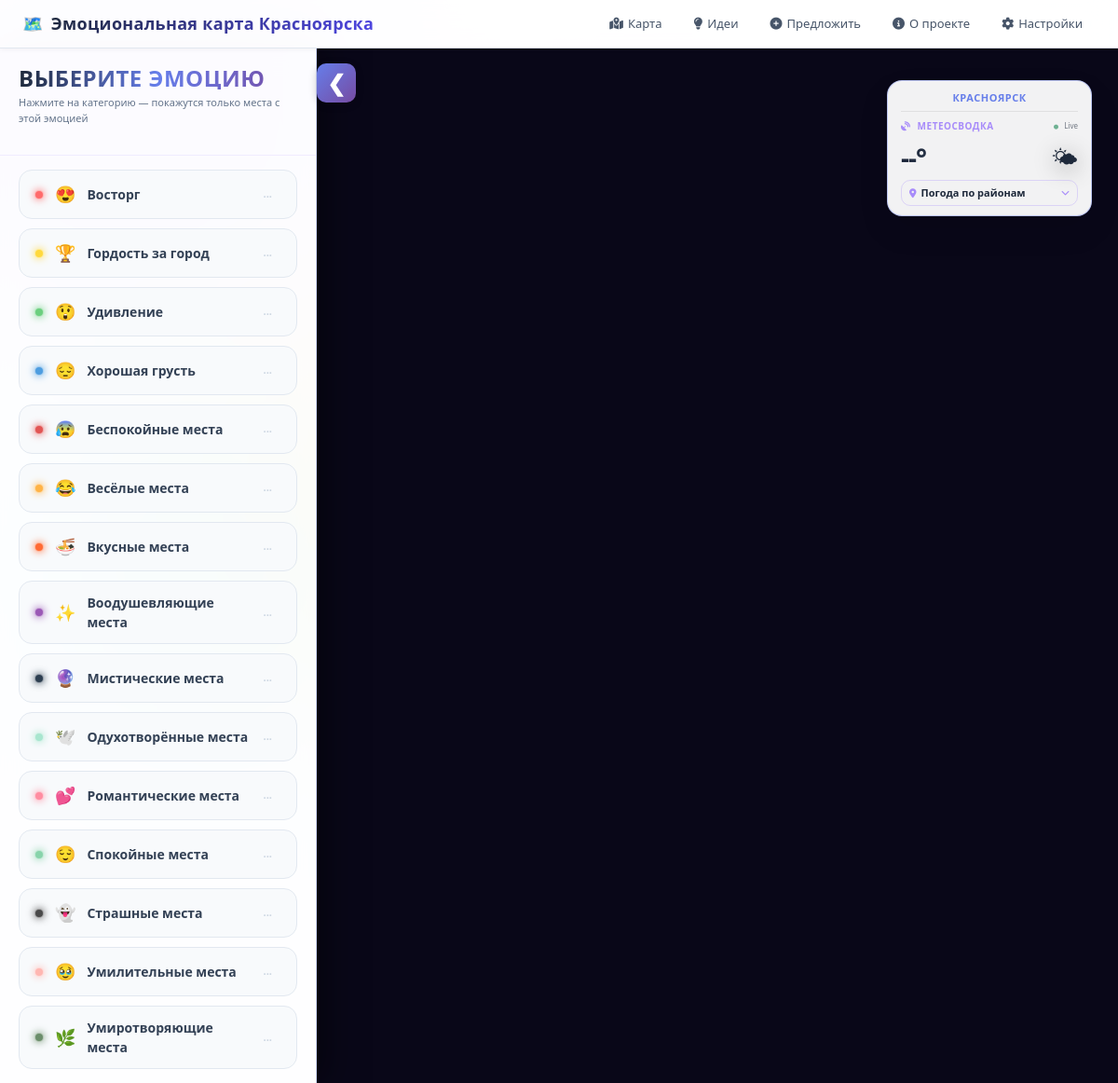
The page / on the database its author committed.
### models.py (models this page shows)
class Category(Base):
    __tablename__ = 'categories'
    id = Column(Integer, primary_key=True)
    name = Column(String(100), unique=True, nullable=False)
    icon = Column(String(50), nullable=False, default='📍')
    color = Column(String(7), nullable=False, default='#FF6B6B')
    is_active = Column(Boolean, default=True)
    places = relationship("Place", back_populates="category")

### app.py (the view)
@app.route("/")
def index():
    categories = db_session.query(Category).filter(Category.is_active == True).all()
    return render_template("index.html", categories=categories)

### app.py (called while the page is built)
@app.teardown_appcontext
def shutdown_session(exception=None):
    db_session.remove()

### templates/index.html (shortened to what this page needs)
{% extends "base.html" %}
{% block content %}
<div class="map-container">
    <div class="sidebar" id="sidebar">
        <div class="sidebar-header">
            <h2>Выберите эмоцию</h2>
            <p>Нажмите на категорию — покажутся только места с этой эмоцией</p>
        </div>
        <div class="category-scroll-area">
            {% for cat in categories %}
            <div class="category-item" data-category-id="{{ cat.id }}" onclick="filterCategory({{ cat.id }}, this)">
                <div class="category-info">
                    <span class="color-indicator-dot" style="background: {{ cat.color }}; color: {{ cat.color }};"></span>
                    <span class="category-icon">{{ cat.icon }}</span>
                    <span class="category-name">{{ cat.name }}</span>
                </div>
                <span class="category-count" id="cat-count-{{ cat.id }}">...</span>
            </div>
            {% endfor %}
        </div>
    </div>
    <button class="toggle-sidebar-btn" id="toggleSidebarBtn">❮</button>
    <div class="map-wrapper">
        <div class="weather-widget" id="weatherMainWidget">
            <div class="weather-city-top">Красноярск</div>
            <div class="weather-header">
                <span class="weather-title"><i class="fas fa-satellite-dish me-1"></i> Метеосводка</span>
                <span style="font-size:8px; opacity:0.6;"><i class="fas fa-circle text-success me-1" style="font-size:5px;"></i> Live</span>
            </div>
            <div class="weather-main-data">
                <span id="weatherTemp" class="weather-temp">--°</span>
                <span id="weatherIconSlot" class="weather-icon">🌤</span>
            </div>
            <div class="weather-location-box" id="districtHoverBox">
                <div class="selected-district" id="selectedDistrictDisplay">
                    <i class="fas fa-map-marker-alt"></i>
                    <span id="selectedDistrictName">Погода по районам</span>
                </div>
                <i class="fas fa-chevron-down chevron-icon"></i>
            </div>
        </div>
        <div id="map"></div>
    </div>
</div>
{% endblock %}

### templates/base.html (shortened to what this page needs)
<!DOCTYPE html>
<html lang="ru">
<head>
    <link href="https://cdn.jsdelivr.net/npm/bootstrap@5.3.0/dist/css/bootstrap.min.css" rel="stylesheet">
    <link rel="stylesheet" href="https://cdnjs.cloudflare.com/ajax/libs/font-awesome/6.4.0/css/all.min.css">
</head>
<body id="body">
    <div class="bg-animation">
    </div>
    <div class="top-bar">
        <a href="/" class="logo">
            🗺️ <span class="logo-text">Эмоциональная карта Красноярска</span>
        </a>
        <div class="nav-links">
            <a href="/"><i class="fas fa-map-marked-alt"></i> Карта</a>
            <a href="/ideas"><i class="fas fa-lightbulb"></i> Идеи</a>
            <a href="/suggest"><i class="fas fa-plus-circle"></i> Предложить</a>
            <a href="/about"><i class="fas fa-info-circle"></i> О проекте</a>
            <a href="/settings"><i class="fas fa-cog"></i> Настройки</a>
        </div>
    </div>
    <div class="main-container">
        <div class="container-fluid p-0">
            {% block content %}{% endblock %}
        </div>
    </div>
</body>
</html>

### templates/base.html (style rules this page uses)
* { margin: 0; padding: 0; box-sizing: border-box; }
body { font-family: 'Segoe UI', system-ui, -apple-system, sans-serif; background: #0a0a1a; min-height: 100vh; position: relative; overflow-x: hidden; }
.bg-animation { position: fixed; top: 0; left: 0; width: 100%; height: 100%; z-index: 0; overflow: hidden; pointer-events: none; }
body.light-theme { background: linear-gradient(135deg, #f8fafc 0%, #eef2ff 50%, #f1f5f9 100%); }
.top-bar { background: linear-gradient(90deg, rgba(26, 21, 54, 0.85) 0%, rgba(15, 12, 41, 0.9) 100%); backdrop-filter: blur(16px); -webkit-backdrop-filter: blur(16px); padding: 0 24px; display: flex; justify-content: space-between; align-items: center; position: fixed; top: 0; left: 0; right: 0; height: 52px; z-index: 99999; border-bottom: 1px solid rgba(167, 139, 250, 0.25); box-shadow: 0 2px 12px rgba(0, 0, 0, 0.25); }
body.light-theme .top-bar { background: rgba(255, 255, 255, 0.95); border-bottom: 1px solid #e2e8f0; box-shadow: 0 1px 6px rgba(0,0,0,0.05); }
.logo { font-size: 18px; font-weight: 800; letter-spacing: 0.3px; display: flex; align-items: center; gap: 8px; text-decoration: none; white-space: nowrap; }
.logo-text { background: linear-gradient(135deg, #ffffff 0%, #a78bfa 100%); -webkit-background-clip: text; -webkit-text-fill-color: transparent; background-clip: text; }
body.light-theme .logo-text { background: linear-gradient(135deg, #1e293b 0%, #4f46e5 100%); -webkit-background-clip: text; -webkit-text-fill-color: transparent; background-clip: text; }
.nav-links { display: flex; gap: 6px; align-items: center; }
.nav-links a { color: #cbd5e1; text-decoration: none; padding: 6px 14px; border-radius: 32px; font-weight: 500; font-size: 13px; transition: all 0.2s ease; border: none !important; outline: none !important; display: inline-flex; align-items: center; gap: 5px; }
body.light-theme .nav-links a { color: #475569; }
.main-container { position: relative; z-index: 5; padding-top: 52px; min-height: 100vh; }
.container-fluid { width: 100%; margin: 0; padding: 0; }

### rows shown on the page
Category: icon "😍", name "Восторг"
Category: icon "🏆", name "Гордость за город"
Category: icon "😲", name "Удивление"
Category: icon "😔", name "Хорошая грусть"
Category: icon "😰", name "Беспокойные места"
Category: icon "😂", name "Весёлые места"
Category: icon "🍜", name "Вкусные места"
Category: icon "✨", name "Воодушевляющие места"
Category: icon "🔮", name "Мистические места"
Category: icon "🕊️", name "Одухотворённые места"
Category: icon "💕", name "Романтические места"
Category: icon "😌", name "Спокойные места"
Category: icon "👻", name "Страшные места"
Category: icon "🥹", name "Умилительные места"
Category: icon "🌿", name "Умиротворяющие места"
